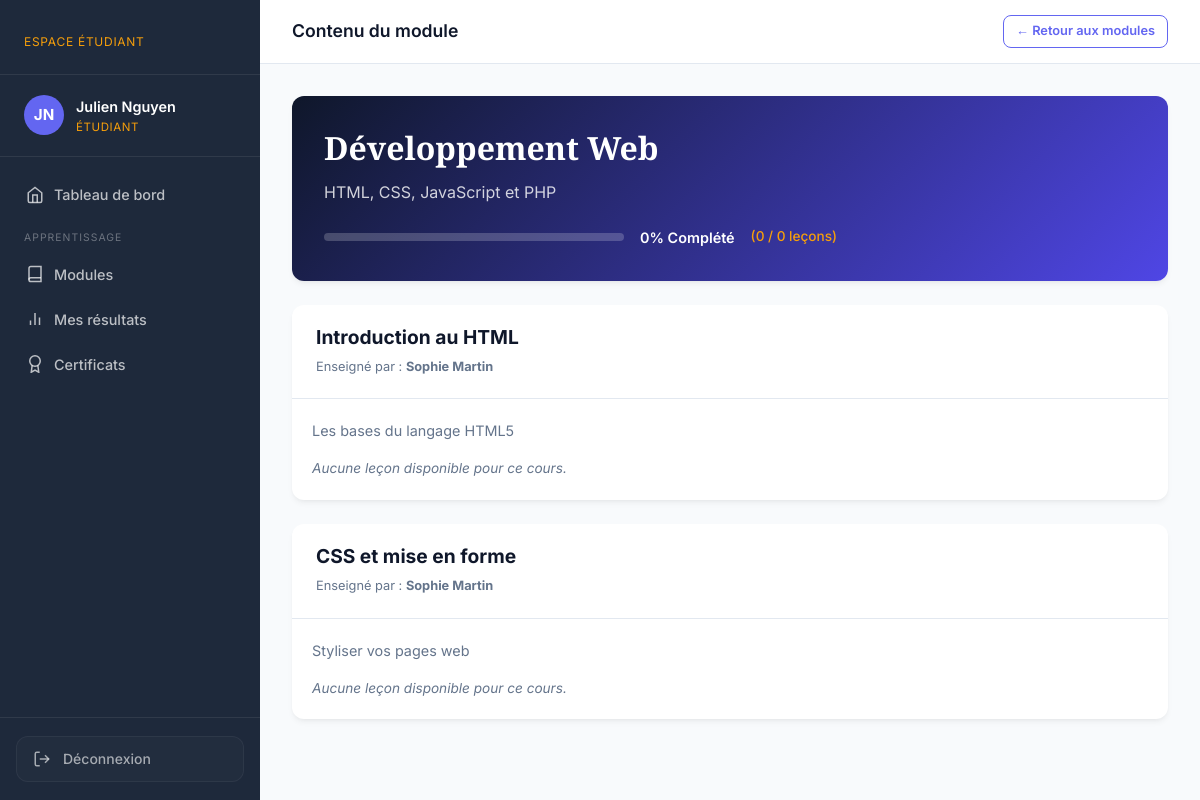
Screenshot of /student/courses.php?module_id=1 (signed in) with the database file from the repository.
### tables this page shows
CREATE TABLE modules (
    id          INT AUTO_INCREMENT PRIMARY KEY,
    titre       VARCHAR(255)  NOT NULL,
    description TEXT,
    created_by  INT           NOT NULL,
    created_at  DATETIME      DEFAULT CURRENT_TIMESTAMP,
    updated_at  DATETIME      DEFAULT CURRENT_TIMESTAMP ON UPDATE CURRENT_TIMESTAMP,
    FOREIGN KEY (created_by) REFERENCES users(id) ON DELETE CASCADE
);

CREATE TABLE courses (
    id          INT AUTO_INCREMENT PRIMARY KEY,
    module_id   INT           NOT NULL,
    teacher_id  INT           NOT NULL,
    titre       VARCHAR(255)  NOT NULL,
    description TEXT,
    created_at  DATETIME      DEFAULT CURRENT_TIMESTAMP,
    updated_at  DATETIME      DEFAULT CURRENT_TIMESTAMP ON UPDATE CURRENT_TIMESTAMP,
    FOREIGN KEY (module_id)  REFERENCES modules(id) ON DELETE CASCADE,
    FOREIGN KEY (teacher_id) REFERENCES users(id)   ON DELETE CASCADE
);

CREATE TABLE users (
    id          INT AUTO_INCREMENT PRIMARY KEY,
    nom         VARCHAR(100)  NOT NULL,
    prenom      VARCHAR(100)  NOT NULL,
    email       VARCHAR(191)  NOT NULL UNIQUE,
    password    VARCHAR(255)  NOT NULL,
    role        ENUM('admin','teacher','student') NOT NULL DEFAULT 'student',
    avatar      VARCHAR(255)  DEFAULT NULL,
    created_at  DATETIME      DEFAULT CURRENT_TIMESTAMP,
    updated_at  DATETIME      DEFAULT CURRENT_TIMESTAMP ON UPDATE CURRENT_TIMESTAMP
);

### student/courses.php (the view, shortened to what this page needs)
<?php
$module_id = isset($_GET['module_id']) ? (int)$_GET['module_id'] : 0;
$db = getDB();
$user = currentUser();
$student_id = $user['id'];
$stmt_mod = $db->prepare("SELECT * FROM modules WHERE id = ? LIMIT 1");
$stmt_mod->execute([$module_id]);
$module = $stmt_mod->fetch();
$stmt_courses = $db->prepare("
    SELECT c.*, u.prenom, u.nom
    FROM courses c
    JOIN users u ON u.id = c.teacher_id
    WHERE c.module_id = ?
    ORDER BY c.id ASC
");
$stmt_courses->execute([$module_id]);
$courses = $stmt_courses->fetchAll();
$courses_with_lessons = [];
foreach ($courses as $course) {
    $stmt_lessons = $db->prepare("
        SELECT l.*,
               (SELECT 1 FROM student_lessons WHERE student_id = ? AND lesson_id = l.id LIMIT 1) AS completed,
               (SELECT id FROM quizzes WHERE lesson_id = l.id LIMIT 1) AS quiz_id
        FROM lessons l
        WHERE l.course_id = ?
        ORDER BY l.ordre ASC, l.id ASC
    ");
    $stmt_lessons->execute([$student_id, $course['id']]);
    $lessons = $stmt_lessons->fetchAll();
    $course['lessons'] = $lessons;
    $courses_with_lessons[] = $course;
}
$stmt_total_l = $db->prepare("
    SELECT COUNT(l.id)
    FROM lessons l
    JOIN courses c ON c.id = l.course_id
    WHERE c.module_id = ?
");
$stmt_total_l->execute([$module_id]);
$total_lessons = (int)$stmt_total_l->fetchColumn();
$stmt_done_l = $db->prepare("
    SELECT COUNT(sl.lesson_id)
    FROM student_lessons sl
    JOIN lessons l ON l.id = sl.lesson_id
    JOIN courses c ON c.id = l.course_id
    WHERE sl.student_id = ? AND c.module_id = ?
");
$stmt_done_l->execute([$student_id, $module_id]);
$completed_lessons = (int)$stmt_done_l->fetchColumn();
$pourcentage = 0.00;
?>
<!DOCTYPE html>
<html lang="fr">
<head>
  <link rel="stylesheet" href="../assets/css/style.css">
</head>
<body>
<div class="shell">
  <?php include '../includes/sidebar_student.php'; ?>
  <div class="main-content">
    <header class="topbar">
      <span class="topbar-title">Contenu du module</span>
      <div class="topbar-right">
        <a href="modules.php" class="btn btn-ghost btn-sm">← Retour aux modules</a>
      </div>
    </header>
    <main class="page-body">
      <div class="card mb-3" style="background: linear-gradient(135deg, var(--primary-dark) 0%, var(--primary) 100%); color: #fff;">
        <div class="card-body" style="padding: 32px;">
          <h1 style="color:#fff; margin-bottom:12px; font-family:'Playfair Display', serif;"><?= htmlspecialchars($module['titre']) ?></h1>
          <p style="color: rgba(255,255,255,.8); font-size:1rem; margin-bottom:20px; max-width:800px;">
            <?= htmlspecialchars($module['description']) ?>
          </p>
          <div style="display:flex; align-items:center; gap:16px; flex-wrap:wrap;">
            <div class="progress-bar-wrap" style="flex:1; max-width:300px; background: rgba(255,255,255,0.2);">
            </div>
            <span style="font-weight:600; font-size:.9rem;"><?= round($pourcentage) ?>% Complété</span>
            <span style="font-size:.85rem; color:var(--accent); font-weight:500;">(<?= $completed_lessons ?> / <?= $total_lessons ?> leçons)</span>
          </div>
        </div>
      </div>
      <?php if (empty($courses_with_lessons)): ?>
        <div class="card">
          <div class="card-body text-center text-muted" style="padding:48px;">
            Aucun cours n'est programmé dans ce module pour le moment.
          </div>
        </div>
      <?php else: ?>
        <div style="display:flex; flex-direction:column; gap:24px;">
          <?php foreach ($courses_with_lessons as $c): ?>
            <div class="card">
              <div class="card-header">
                <div>
                  <h3 style="margin-bottom: 4px;"><?= htmlspecialchars($c['titre']) ?></h3>
                  <span class="text-muted" style="font-size:.8rem;">Enseigné par : <strong><?= htmlspecialchars($c['prenom'] . ' ' . $c['nom']) ?></strong></span>
                </div>
              </div>
              <div class="card-body">
                <?php if ($c['description']): ?>
                  <p class="text-muted mb-2" style="font-size:.9rem;"><?= htmlspecialchars($c['description']) ?></p>
                <?php endif; ?>
                <?php if (empty($c['lessons'])): ?>
                  <p class="text-muted" style="font-size:.85rem; font-style:italic;">Aucune leçon disponible pour ce cours.</p>
                <?php endif; ?>
              </div>
            </div>
          <?php endforeach; ?>
        </div>
      <?php endif; ?>
    </main>
  </div>
</div>
</body>
</html>

### assets/css/style.css (style rules this page uses)
:root { --primary: #4F46E5; --primary-light: #6366F1; --primary-dark: #0F172A; --sidebar-bg: #1E293B; --accent: #F59E0B; --accent-dark: #D97706; --success: #10B981; --danger: #EF4444; --warn: #F59E0B; --bg: #F8FAFC; --surface: #FFFFFF; --surface2: #F1F5F9; --border: #E2E8F0; --text: #0F172A; --text-muted: #64748B; --sidebar-w: 260px; --radius: 12px; --shadow: 0 4px 6px -1px rgba(0, 0, 0, 0.05), 0 2px 4px -2px rgba(0, 0, 0, 0.05); --shadow-lg: 0 10px 15px -3px rgba(0, 0, 0, 0.07), 0 4px 6px -4px rgba(0, 0, 0, 0.07); --transition: 0.2s cubic-bezier(0.4, 0, 0.2, 1); }
*, *::before, *::after { box-sizing: border-box; margin: 0; padding: 0; }
html { font-size: 16px; scroll-behavior: smooth; }
body { font-family: 'Inter', system-ui, sans-serif; background: var(--bg); color: var(--text); line-height: 1.6; min-height: 100vh; }
a { color: inherit; text-decoration: none; }
h1, h2, h3 { font-family: 'Inter', serif; line-height: 1.25; }
h1 { font-size: 2rem; }
h3 { font-size: 1.2rem; }
.shell { display: flex; min-height: 100vh; }
.main-content { margin-left: var(--sidebar-w); flex: 1; display: flex; flex-direction: column; min-height: 100vh; }
.topbar { background: var(--surface); border-bottom: 1px solid var(--border); padding: 0 32px; height: 64px; display: flex; align-items: center; justify-content: space-between; position: sticky; top: 0; z-index: 50; }
.topbar-title { font-size: 1.1rem; font-weight: 600; }
.topbar-right { display: flex; align-items: center; gap: 16px; }
.page-body { padding: 32px; flex: 1; }
.card { background: var(--surface); border-radius: var(--radius); box-shadow: var(--shadow); overflow: hidden; }
.card-header { padding: 20px 24px; border-bottom: 1px solid var(--border); display: flex; align-items: center; justify-content: space-between; flex-wrap: wrap; gap: 12px; }
.card-header h2, .card-header h3 { margin: 0; }
.card-body { padding: 20px; }
.btn { display: inline-flex; align-items: center; gap: 6px; padding: 9px 20px; border-radius: 8px; font-size: .875rem; font-weight: 600; border: none; transition: var(--transition); white-space: nowrap; }
.btn-ghost { background: transparent; color: var(--primary-light); border: 1.5px solid var(--primary-light); }
.btn-sm { padding: 5px 12px; font-size: .8rem; }
.progress-bar-wrap { background: var(--surface2); border-radius: 99px; height: 8px; overflow: hidden; }
.mb-2 { margin-bottom: 16px; }
.mb-3 { margin-bottom: 24px; }
.text-muted { color: var(--text-muted); }

### rows the page displays
modules: titre "Développement Web", description "HTML, CSS, JavaScript et PHP"
courses: titre "Introduction au HTML", teacher.nom "Sophie Martin", description "Les bases du langage HTML5"
courses: titre "CSS et mise en forme", teacher.nom "Sophie Martin", description "Styliser vos pages web"

### other values shown
$initial "JN"
$user['prenom'] . ' ' . $user['nom'] "Julien Nguyen"
$pourcentage "0"
$completed_lessons "0"
$total_lessons "0"
